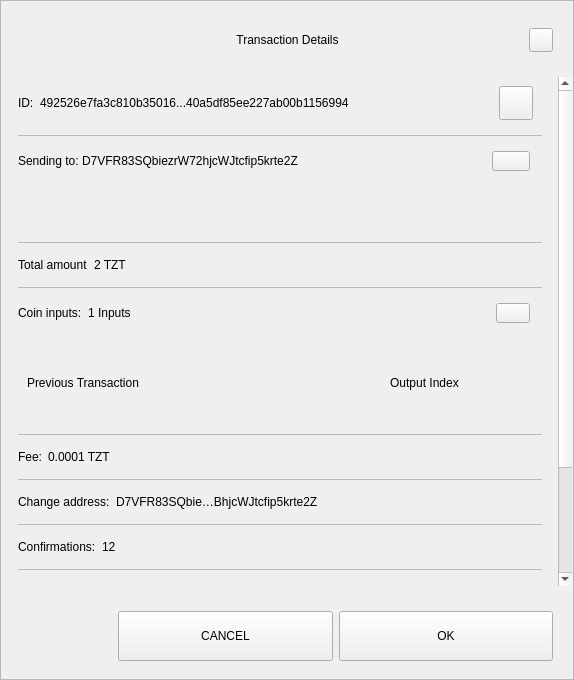
<?xml version="1.0" encoding="UTF-8"?>
<ui version="4.0">
 <class>TxDetailDialog</class>
 <widget class="QWidget" name="TxDetailDialog">
  <property name="geometry">
   <rect>
    <x>0</x>
    <y>0</y>
    <width>574</width>
    <height>680</height>
   </rect>
  </property>
  <property name="sizePolicy">
   <sizepolicy hsizetype="Preferred" vsizetype="Expanding">
    <horstretch>0</horstretch>
    <verstretch>0</verstretch>
   </sizepolicy>
  </property>
  <property name="minimumSize">
   <size>
    <width>574</width>
    <height>500</height>
   </size>
  </property>
  <property name="windowTitle">
   <string>Form</string>
  </property>
  <property name="styleSheet">
   <string notr="true"/>
  </property>
  <layout class="QVBoxLayout" name="verticalLayout_3">
   <property name="spacing">
    <number>0</number>
   </property>
   <property name="leftMargin">
    <number>0</number>
   </property>
   <property name="topMargin">
    <number>0</number>
   </property>
   <property name="rightMargin">
    <number>0</number>
   </property>
   <property name="bottomMargin">
    <number>0</number>
   </property>
   <item>
    <widget class="QFrame" name="frame">
     <property name="sizePolicy">
      <sizepolicy hsizetype="Preferred" vsizetype="Expanding">
       <horstretch>0</horstretch>
       <verstretch>0</verstretch>
      </sizepolicy>
     </property>
     <property name="styleSheet">
      <string notr="true"/>
     </property>
     <property name="frameShape">
      <enum>QFrame::StyledPanel</enum>
     </property>
     <property name="frameShadow">
      <enum>QFrame::Raised</enum>
     </property>
     <layout class="QVBoxLayout" name="verticalLayout">
      <property name="leftMargin">
       <number>0</number>
      </property>
      <property name="rightMargin">
       <number>0</number>
      </property>
      <item>
       <layout class="QHBoxLayout" name="horizontalLayout_3">
        <property name="spacing">
         <number>0</number>
        </property>
        <property name="leftMargin">
         <number>20</number>
        </property>
        <property name="topMargin">
         <number>10</number>
        </property>
        <property name="rightMargin">
         <number>20</number>
        </property>
        <item>
         <spacer name="horizontalSpacer_1">
          <property name="orientation">
           <enum>Qt::Horizontal</enum>
          </property>
          <property name="sizeHint" stdset="0">
           <size>
            <width>40</width>
            <height>20</height>
           </size>
          </property>
         </spacer>
        </item>
        <item>
         <widget class="QLabel" name="labelTitle">
          <property name="minimumSize">
           <size>
            <width>0</width>
            <height>40</height>
           </size>
          </property>
          <property name="maximumSize">
           <size>
            <width>16777215</width>
            <height>40</height>
           </size>
          </property>
          <property name="styleSheet">
           <string notr="true">padding-left:24px;</string>
          </property>
          <property name="text">
           <string>Transaction Details</string>
          </property>
          <property name="alignment">
           <set>Qt::AlignCenter</set>
          </property>
          <property name="margin">
           <number>7</number>
          </property>
         </widget>
        </item>
        <item>
         <spacer name="horizontalSpacer_2">
          <property name="orientation">
           <enum>Qt::Horizontal</enum>
          </property>
          <property name="sizeHint" stdset="0">
           <size>
            <width>40</width>
            <height>20</height>
           </size>
          </property>
         </spacer>
        </item>
        <item>
         <widget class="QPushButton" name="btnEsc">
          <property name="minimumSize">
           <size>
            <width>24</width>
            <height>24</height>
           </size>
          </property>
          <property name="maximumSize">
           <size>
            <width>24</width>
            <height>24</height>
           </size>
          </property>
          <property name="focusPolicy">
           <enum>Qt::NoFocus</enum>
          </property>
          <property name="text">
           <string/>
          </property>
         </widget>
        </item>
       </layout>
      </item>
      <item>
       <spacer name="verticalSpacer">
        <property name="orientation">
         <enum>Qt::Vertical</enum>
        </property>
        <property name="sizeType">
         <enum>QSizePolicy::Fixed</enum>
        </property>
        <property name="sizeHint" stdset="0">
         <size>
          <width>20</width>
          <height>10</height>
         </size>
        </property>
       </spacer>
      </item>
      <item>
       <widget class="QWidget" name="layoutScroll" native="true">
        <property name="minimumSize">
         <size>
          <width>0</width>
          <height>0</height>
         </size>
        </property>
        <layout class="QVBoxLayout" name="verticalLayout_4">
         <property name="leftMargin">
          <number>0</number>
         </property>
         <property name="topMargin">
          <number>0</number>
         </property>
         <property name="rightMargin">
          <number>0</number>
         </property>
         <item>
          <widget class="QScrollArea" name="scrollArea">
           <property name="styleSheet">
            <string notr="true">#scrollArea {
background:transparent;
}</string>
           </property>
           <property name="horizontalScrollBarPolicy">
            <enum>Qt::ScrollBarAlwaysOff</enum>
           </property>
           <property name="sizeAdjustPolicy">
            <enum>QAbstractScrollArea::AdjustIgnored</enum>
           </property>
           <property name="widgetResizable">
            <bool>true</bool>
           </property>
           <property name="alignment">
            <set>Qt::AlignLeading|Qt::AlignLeft|Qt::AlignTop</set>
           </property>
           <widget class="QWidget" name="scrollAreaWidgetContents">
            <property name="geometry">
             <rect>
              <x>0</x>
              <y>0</y>
              <width>556</width>
              <height>672</height>
             </rect>
            </property>
            <property name="autoFillBackground">
             <bool>false</bool>
            </property>
            <property name="styleSheet">
             <string notr="true">#scrollAreaWidgetContents {
background:transparent;
}</string>
            </property>
            <layout class="QVBoxLayout" name="verticalLayout_7">
             <property name="spacing">
              <number>0</number>
             </property>
             <property name="sizeConstraint">
              <enum>QLayout::SetDefaultConstraint</enum>
             </property>
             <property name="leftMargin">
              <number>0</number>
             </property>
             <property name="topMargin">
              <number>0</number>
             </property>
             <property name="rightMargin">
              <number>0</number>
             </property>
             <property name="bottomMargin">
              <number>0</number>
             </property>
             <item>
              <widget class="QWidget" name="content" native="true">
               <layout class="QVBoxLayout" name="verticalLayout_2">
                <property name="leftMargin">
                 <number>16</number>
                </property>
                <property name="topMargin">
                 <number>0</number>
                </property>
                <property name="rightMargin">
                 <number>16</number>
                </property>
                <item>
                 <widget class="QWidget" name="contentID" native="true">
                  <layout class="QHBoxLayout" name="horizontalLayout_12" stretch="0,1,0">
                   <property name="leftMargin">
                    <number>0</number>
                   </property>
                   <item>
                    <widget class="QLabel" name="labelId">
                     <property name="maximumSize">
                      <size>
                       <width>16777215</width>
                       <height>16777215</height>
                      </size>
                     </property>
                     <property name="text">
                      <string>ID:</string>
                     </property>
                    </widget>
                   </item>
                   <item>
                    <widget class="QLabel" name="textId">
                     <property name="text">
                      <string>492526e7fa3c810b35016...40a5df85ee227ab00b1156994</string>
                     </property>
                    </widget>
                   </item>
                   <item>
                    <widget class="QPushButton" name="pushCopy">
                     <property name="minimumSize">
                      <size>
                       <width>34</width>
                       <height>34</height>
                      </size>
                     </property>
                     <property name="maximumSize">
                      <size>
                       <width>34</width>
                       <height>34</height>
                      </size>
                     </property>
                     <property name="focusPolicy">
                      <enum>Qt::NoFocus</enum>
                     </property>
                     <property name="text">
                      <string/>
                     </property>
                     <property name="iconSize">
                      <size>
                       <width>24</width>
                       <height>24</height>
                      </size>
                     </property>
                    </widget>
                   </item>
                  </layout>
                 </widget>
                </item>
                <item>
                 <widget class="QLabel" name="labelDivider9">
                  <property name="maximumSize">
                   <size>
                    <width>16777215</width>
                    <height>1</height>
                   </size>
                  </property>
                  <property name="styleSheet">
                   <string notr="true">background-color:#bababa;</string>
                  </property>
                  <property name="text">
                   <string/>
                  </property>
                 </widget>
                </item>
                <item>
                 <widget class="QWidget" name="contentOutputs" native="true">
                  <layout class="QHBoxLayout" name="horizontalLayout_11" stretch="0,3,0">
                   <property name="spacing">
                    <number>0</number>
                   </property>
                   <property name="leftMargin">
                    <number>0</number>
                   </property>
                   <property name="rightMargin">
                    <number>12</number>
                   </property>
                   <item>
                    <widget class="QLabel" name="labelSend">
                     <property name="maximumSize">
                      <size>
                       <width>16777215</width>
                       <height>16777215</height>
                      </size>
                     </property>
                     <property name="text">
                      <string>Sending to: </string>
                     </property>
                    </widget>
                   </item>
                   <item>
                    <widget class="QLabel" name="textSend">
                     <property name="text">
                      <string>D7VFR83SQbiezrW72hjcWJtcfip5krte2Z </string>
                     </property>
                    </widget>
                   </item>
                   <item>
                    <widget class="QPushButton" name="pushOutputs">
                     <property name="minimumSize">
                      <size>
                       <width>34</width>
                       <height>20</height>
                      </size>
                     </property>
                     <property name="maximumSize">
                      <size>
                       <width>38</width>
                       <height>20</height>
                      </size>
                     </property>
                     <property name="focusPolicy">
                      <enum>Qt::NoFocus</enum>
                     </property>
                     <property name="styleSheet">
                      <string notr="true"/>
                     </property>
                     <property name="text">
                      <string/>
                     </property>
                    </widget>
                   </item>
                  </layout>
                 </widget>
                </item>
                <item>
                 <widget class="QScrollArea" name="outputsScrollArea">
                  <property name="minimumSize">
                   <size>
                    <width>0</width>
                    <height>50</height>
                   </size>
                  </property>
                  <property name="styleSheet">
                   <string notr="true">#outputsScrollArea {
background:transparent;
}</string>
                  </property>
                  <property name="widgetResizable">
                   <bool>true</bool>
                  </property>
                  <widget class="QWidget" name="container_outputs_base">
                   <property name="geometry">
                    <rect>
                     <x>0</x>
                     <y>0</y>
                     <width>522</width>
                     <height>48</height>
                    </rect>
                   </property>
                   <property name="styleSheet">
                    <string notr="true">#container_outputs_base {
background:transparent;
}</string>
                   </property>
                  </widget>
                 </widget>
                </item>
                <item>
                 <widget class="QLabel" name="labelDivider8">
                  <property name="maximumSize">
                   <size>
                    <width>16777215</width>
                    <height>1</height>
                   </size>
                  </property>
                  <property name="styleSheet">
                   <string notr="true">background-color:#bababa;</string>
                  </property>
                  <property name="text">
                   <string/>
                  </property>
                 </widget>
                </item>
                <item>
                 <widget class="QWidget" name="contentAmount" native="true">
                  <layout class="QHBoxLayout" name="horizontalLayout_4" stretch="0,1">
                   <property name="leftMargin">
                    <number>0</number>
                   </property>
                   <item>
                    <widget class="QLabel" name="labelAmount">
                     <property name="maximumSize">
                      <size>
                       <width>16777215</width>
                       <height>16777215</height>
                      </size>
                     </property>
                     <property name="text">
                      <string>Total amount</string>
                     </property>
                    </widget>
                   </item>
                   <item>
                    <widget class="QLabel" name="textAmount">
                     <property name="text">
                      <string>2 TZT</string>
                     </property>
                    </widget>
                   </item>
                  </layout>
                 </widget>
                </item>
                <item>
                 <widget class="QLabel" name="labelDivider6">
                  <property name="maximumSize">
                   <size>
                    <width>16777215</width>
                    <height>1</height>
                   </size>
                  </property>
                  <property name="styleSheet">
                   <string notr="true">background-color:#bababa;</string>
                  </property>
                  <property name="text">
                   <string/>
                  </property>
                 </widget>
                </item>
                <item>
                 <widget class="QWidget" name="contentInputs" native="true">
                  <layout class="QHBoxLayout" name="horizontalLayout" stretch="0,2,0">
                   <property name="leftMargin">
                    <number>0</number>
                   </property>
                   <property name="rightMargin">
                    <number>12</number>
                   </property>
                   <item>
                    <widget class="QLabel" name="labelInputs">
                     <property name="sizePolicy">
                      <sizepolicy hsizetype="Minimum" vsizetype="Preferred">
                       <horstretch>0</horstretch>
                       <verstretch>0</verstretch>
                      </sizepolicy>
                     </property>
                     <property name="maximumSize">
                      <size>
                       <width>16777215</width>
                       <height>16777215</height>
                      </size>
                     </property>
                     <property name="text">
                      <string>Coin inputs:</string>
                     </property>
                    </widget>
                   </item>
                   <item>
                    <widget class="QLabel" name="textInputs">
                     <property name="text">
                      <string>1 Inputs</string>
                     </property>
                    </widget>
                   </item>
                   <item>
                    <widget class="QPushButton" name="pushInputs">
                     <property name="maximumSize">
                      <size>
                       <width>34</width>
                       <height>20</height>
                      </size>
                     </property>
                     <property name="focusPolicy">
                      <enum>Qt::NoFocus</enum>
                     </property>
                     <property name="styleSheet">
                      <string notr="true"/>
                     </property>
                     <property name="text">
                      <string/>
                     </property>
                    </widget>
                   </item>
                  </layout>
                 </widget>
                </item>
                <item>
                 <widget class="QFrame" name="gridInputs">
                  <property name="sizePolicy">
                   <sizepolicy hsizetype="Preferred" vsizetype="MinimumExpanding">
                    <horstretch>0</horstretch>
                    <verstretch>0</verstretch>
                   </sizepolicy>
                  </property>
                  <property name="minimumSize">
                   <size>
                    <width>0</width>
                    <height>90</height>
                   </size>
                  </property>
                  <layout class="QGridLayout" name="gridLayoutInput" columnstretch="5,2" rowminimumheight="0">
                   <property name="sizeConstraint">
                    <enum>QLayout::SetMaximumSize</enum>
                   </property>
                   <property name="verticalSpacing">
                    <number>0</number>
                   </property>
                   <item row="0" column="0" alignment="Qt::AlignLeft">
                    <widget class="QLabel" name="labelTitlePrevTx">
                     <property name="text">
                      <string>Previous Transaction</string>
                     </property>
                    </widget>
                   </item>
                   <item row="0" column="1" alignment="Qt::AlignLeft">
                    <widget class="QLabel" name="labelOutputIndex">
                     <property name="text">
                      <string>Output Index</string>
                     </property>
                     <property name="alignment">
                      <set>Qt::AlignCenter</set>
                     </property>
                    </widget>
                   </item>
                  </layout>
                 </widget>
                </item>
                <item>
                 <widget class="QLabel" name="labelDivider1">
                  <property name="maximumSize">
                   <size>
                    <width>16777215</width>
                    <height>1</height>
                   </size>
                  </property>
                  <property name="styleSheet">
                   <string notr="true">background-color:#bababa;</string>
                  </property>
                  <property name="text">
                   <string/>
                  </property>
                 </widget>
                </item>
                <item>
                 <widget class="QWidget" name="contentFee" native="true">
                  <layout class="QHBoxLayout" name="horizontalLayout_7" stretch="0,1">
                   <property name="leftMargin">
                    <number>0</number>
                   </property>
                   <item>
                    <widget class="QLabel" name="labelFee">
                     <property name="maximumSize">
                      <size>
                       <width>16777215</width>
                       <height>16777215</height>
                      </size>
                     </property>
                     <property name="text">
                      <string>Fee:</string>
                     </property>
                    </widget>
                   </item>
                   <item>
                    <widget class="QLabel" name="textFee">
                     <property name="text">
                      <string>0.0001 TZT</string>
                     </property>
                    </widget>
                   </item>
                  </layout>
                 </widget>
                </item>
                <item>
                 <widget class="QLabel" name="labelDivider2">
                  <property name="maximumSize">
                   <size>
                    <width>16777215</width>
                    <height>1</height>
                   </size>
                  </property>
                  <property name="styleSheet">
                   <string notr="true">background-color:#bababa;</string>
                  </property>
                  <property name="text">
                   <string/>
                  </property>
                 </widget>
                </item>
                <item>
                 <widget class="QWidget" name="contentChangeAddress" native="true">
                  <layout class="QHBoxLayout" name="horizontalLayout_6" stretch="0,1">
                   <property name="leftMargin">
                    <number>0</number>
                   </property>
                   <item>
                    <widget class="QLabel" name="labelChange">
                     <property name="maximumSize">
                      <size>
                       <width>16777215</width>
                       <height>16777215</height>
                      </size>
                     </property>
                     <property name="text">
                      <string>Change address:</string>
                     </property>
                    </widget>
                   </item>
                   <item>
                    <widget class="QLabel" name="textChange">
                     <property name="text">
                      <string>D7VFR83SQbie…BhjcWJtcfip5krte2Z </string>
                     </property>
                    </widget>
                   </item>
                  </layout>
                 </widget>
                </item>
                <item>
                 <widget class="QLabel" name="labelDivider4">
                  <property name="maximumSize">
                   <size>
                    <width>16777215</width>
                    <height>1</height>
                   </size>
                  </property>
                  <property name="styleSheet">
                   <string notr="true">background-color:#bababa;</string>
                  </property>
                  <property name="text">
                   <string/>
                  </property>
                 </widget>
                </item>
                <item>
                 <widget class="QWidget" name="contentConfirmations" native="true">
                  <layout class="QHBoxLayout" name="horizontalLayout_8" stretch="0,1">
                   <property name="leftMargin">
                    <number>0</number>
                   </property>
                   <item>
                    <widget class="QLabel" name="labelConfirmations">
                     <property name="maximumSize">
                      <size>
                       <width>16777215</width>
                       <height>16777215</height>
                      </size>
                     </property>
                     <property name="text">
                      <string>Confirmations:</string>
                     </property>
                    </widget>
                   </item>
                   <item>
                    <widget class="QLabel" name="textConfirmations">
                     <property name="text">
                      <string>12</string>
                     </property>
                    </widget>
                   </item>
                  </layout>
                 </widget>
                </item>
                <item>
                 <widget class="QLabel" name="labelDivider7">
                  <property name="maximumSize">
                   <size>
                    <width>16777215</width>
                    <height>1</height>
                   </size>
                  </property>
                  <property name="styleSheet">
                   <string notr="true">background-color:#bababa;</string>
                  </property>
                  <property name="text">
                   <string/>
                  </property>
                 </widget>
                </item>
                <item>
                 <widget class="QWidget" name="contentSize" native="true">
                  <layout class="QHBoxLayout" name="horizontalLayout_9" stretch="0,1">
                   <property name="leftMargin">
                    <number>0</number>
                   </property>
                   <item>
                    <widget class="QLabel" name="labelSize">
                     <property name="maximumSize">
                      <size>
                       <width>16777215</width>
                       <height>16777215</height>
                      </size>
                     </property>
                     <property name="text">
                      <string>Size:</string>
                     </property>
                    </widget>
                   </item>
                   <item>
                    <widget class="QLabel" name="textSize">
                     <property name="text">
                      <string>2 kB</string>
                     </property>
                    </widget>
                   </item>
                  </layout>
                 </widget>
                </item>
                <item>
                 <widget class="QLabel" name="labelDivider3">
                  <property name="maximumSize">
                   <size>
                    <width>16777215</width>
                    <height>1</height>
                   </size>
                  </property>
                  <property name="styleSheet">
                   <string notr="true">background-color:#bababa;</string>
                  </property>
                  <property name="text">
                   <string/>
                  </property>
                 </widget>
                </item>
                <item>
                 <widget class="QWidget" name="contentDate" native="true">
                  <layout class="QHBoxLayout" name="horizontalLayout_5" stretch="0,1">
                   <property name="leftMargin">
                    <number>0</number>
                   </property>
                   <item>
                    <widget class="QLabel" name="labelDate">
                     <property name="maximumSize">
                      <size>
                       <width>16777215</width>
                       <height>16777215</height>
                      </size>
                     </property>
                     <property name="text">
                      <string>Date:</string>
                     </property>
                    </widget>
                   </item>
                   <item>
                    <widget class="QLabel" name="textDate">
                     <property name="text">
                      <string>May 25, 2017</string>
                     </property>
                    </widget>
                   </item>
                  </layout>
                 </widget>
                </item>
                <item>
                 <widget class="QLabel" name="labelDivider5">
                  <property name="maximumSize">
                   <size>
                    <width>16777215</width>
                    <height>1</height>
                   </size>
                  </property>
                  <property name="styleSheet">
                   <string notr="true">background-color:#bababa;</string>
                  </property>
                  <property name="text">
                   <string/>
                  </property>
                 </widget>
                </item>
                <item>
                 <widget class="QWidget" name="contentStatus" native="true">
                  <layout class="QHBoxLayout" name="horizontalLayout_10" stretch="0,1">
                   <property name="leftMargin">
                    <number>0</number>
                   </property>
                   <item>
                    <widget class="QLabel" name="labelStatus">
                     <property name="maximumSize">
                      <size>
                       <width>16777215</width>
                       <height>16777215</height>
                      </size>
                     </property>
                     <property name="text">
                      <string>Status:</string>
                     </property>
                    </widget>
                   </item>
                   <item>
                    <widget class="QLabel" name="textStatus">
                     <property name="text">
                      <string>Spendable</string>
                     </property>
                    </widget>
                   </item>
                  </layout>
                 </widget>
                </item>
                <item>
                 <spacer name="verticalSpacer_2">
                  <property name="orientation">
                   <enum>Qt::Vertical</enum>
                  </property>
                  <property name="sizeType">
                   <enum>QSizePolicy::Expanding</enum>
                  </property>
                  <property name="sizeHint" stdset="0">
                   <size>
                    <width>20</width>
                    <height>10</height>
                   </size>
                  </property>
                 </spacer>
                </item>
                <item>
                 <widget class="QLabel" name="labelWarning">
                  <property name="text">
                   <string>TextLabel</string>
                  </property>
                  <property name="alignment">
                   <set>Qt::AlignCenter</set>
                  </property>
                 </widget>
                </item>
               </layout>
              </widget>
             </item>
            </layout>
           </widget>
          </widget>
         </item>
        </layout>
       </widget>
      </item>
      <item>
       <widget class="QWidget" name="containerButtons" native="true">
        <layout class="QHBoxLayout" name="horizontalLayout1" stretch="1,2,2">
         <property name="leftMargin">
          <number>10</number>
         </property>
         <property name="rightMargin">
          <number>20</number>
         </property>
         <item>
          <spacer name="horizontalSpacer_3">
           <property name="orientation">
            <enum>Qt::Horizontal</enum>
           </property>
           <property name="sizeHint" stdset="0">
            <size>
             <width>40</width>
             <height>20</height>
            </size>
           </property>
          </spacer>
         </item>
         <item>
          <widget class="QPushButton" name="btnCancel">
           <property name="minimumSize">
            <size>
             <width>200</width>
             <height>50</height>
            </size>
           </property>
           <property name="focusPolicy">
            <enum>Qt::NoFocus</enum>
           </property>
           <property name="text">
            <string>CANCEL</string>
           </property>
          </widget>
         </item>
         <item>
          <widget class="QPushButton" name="btnSave">
           <property name="minimumSize">
            <size>
             <width>200</width>
             <height>50</height>
            </size>
           </property>
           <property name="focusPolicy">
            <enum>Qt::NoFocus</enum>
           </property>
           <property name="text">
            <string>OK</string>
           </property>
          </widget>
         </item>
        </layout>
       </widget>
      </item>
     </layout>
    </widget>
   </item>
  </layout>
 </widget>
 <resources/>
 <connections/>
</ui>
